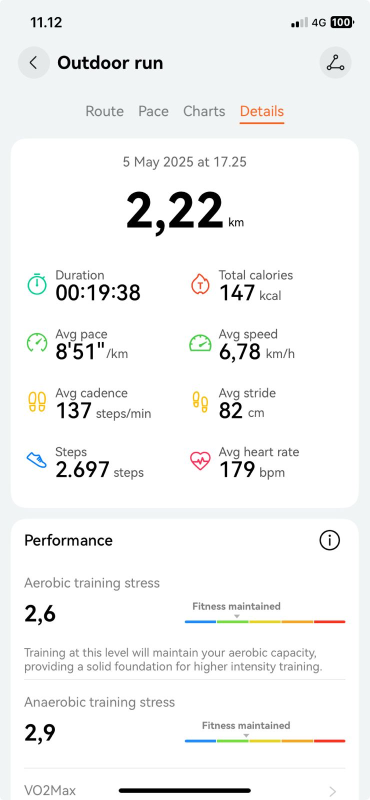
#> input picture WhatsApp Image 2025-11-06 at 11.15.40.jpeg, 739 x 1600 px, found by its file name (shown at 1/2 size)
$ jupyter execute --allow-errors step_tracker_ocr.ipynb
#> lines starting #> are read from the running program, lines starting #| are printed output that depends on the picture; after the words box and inside, x2 and y2 are one past the last pixel; in counts of white or black regions, pixels touching at a corner belong together
# Step Tracker OCR Pipeline
Pipeline untuk melakukan OCR pada screenshot aplikasi step tracker menggunakan Tesseract

[cell 1]
import cv2
import pytesseract
from PIL import Image
import numpy as np

[cell 2]
def preprocess_image(image_path):
    """Preprocessing gambar untuk meningkatkan akurasi OCR"""
    img = cv2.imread(image_path)
#> img is the input picture: shape (1600, 739, 3); mean B, G, R 243.6, 243.9, 243.1
    gray = cv2.cvtColor(img, cv2.COLOR_BGR2GRAY)

    # Upscale untuk OCR lebih baik
    scale = 2
    gray = cv2.resize(gray, None, fx=scale, fy=scale, interpolation=cv2.INTER_CUBIC)
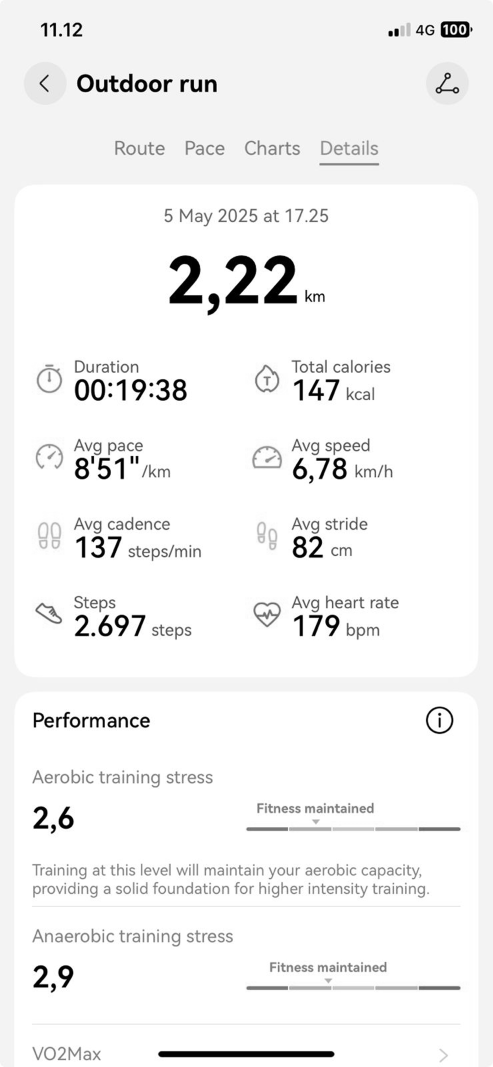
#> gray: shape (3200, 1478) (shown at 1/3 size); min 0, max 255, mean 243.6

    # Bilateral filter untuk smooth tapi tetap jaga edges
    filtered = cv2.bilateralFilter(gray, 9, 75, 75)

    # Otsu thresholding
    _, thresh = cv2.threshold(filtered, 0, 255, cv2.THRESH_BINARY + cv2.THRESH_OTSU)
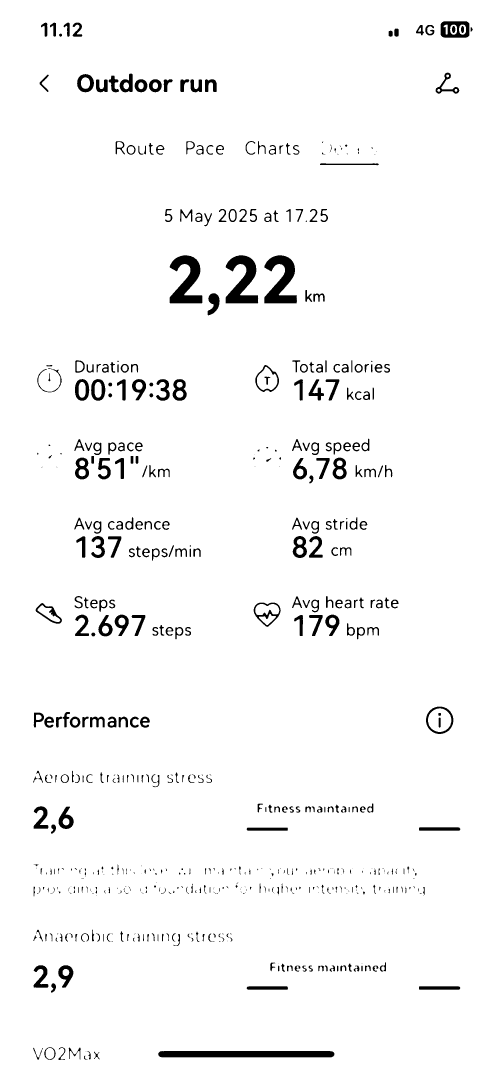
#> thresh: shape (3200, 1478) (shown at 1/3 size); 96.7% white; 609 black regions (163 under 20 px), largest, box (x1, y1, x2, y2) and area: (475, 3153, 1003, 3172) 9931, (509, 766, 607, 910) 7621, (793, 766, 891, 910) 7621

    return thresh
